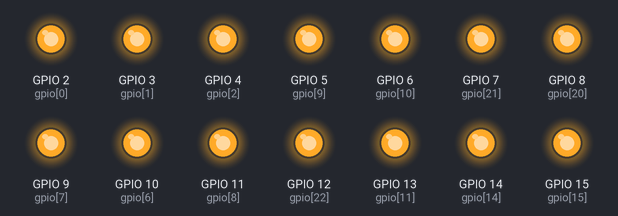
Bench run of a program on a simulated Raspberry Pi (BCM pin numbers). Shown: output pins drawn as LEDs (lit = HIGH). At 0.0 s the program stops and its outputs stay as they are.

Above: at 0.1 s.
Timing chart, 0 to 1.5 s (numbered marks = the images above):
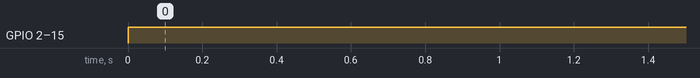

The program:

relay.py
```python
import RPi.GPIO as GPIO ## Import GPIO library
#GPIO.setmode(GPIO.BOARD) ## Use board pin numbering
GPIO.setmode(GPIO.BCM)
gpio = [2,3,4,17,27,22,10,9,11,5,6,13,19,26,14,15,18,23,24,25,8,7,12,16,20,21]
for i in gpio:                         # loop through leds flashing each for 0.1s
    GPIO.setup(i, GPIO.OUT, initial=0) # sets i to output and 0V, off
    GPIO.output(i, 1)    # sets port on
```

Measured:
- by itself, GPIO 2 (gpio[0]), GPIO 3 (gpio[1]), GPIO 4 (gpio[2]), GPIO 5 (gpio[9]), GPIO 6 (gpio[10]), GPIO 7 (gpio[21]), GPIO 8 (gpio[20]), GPIO 9 (gpio[7]), GPIO 10 (gpio[6]), GPIO 11 (gpio[8]), GPIO 12 (gpio[22]), GPIO 13 (gpio[11]), GPIO 14 (gpio[14]), GPIO 15 (gpio[15]): LOW → HIGH at 0.00 s
